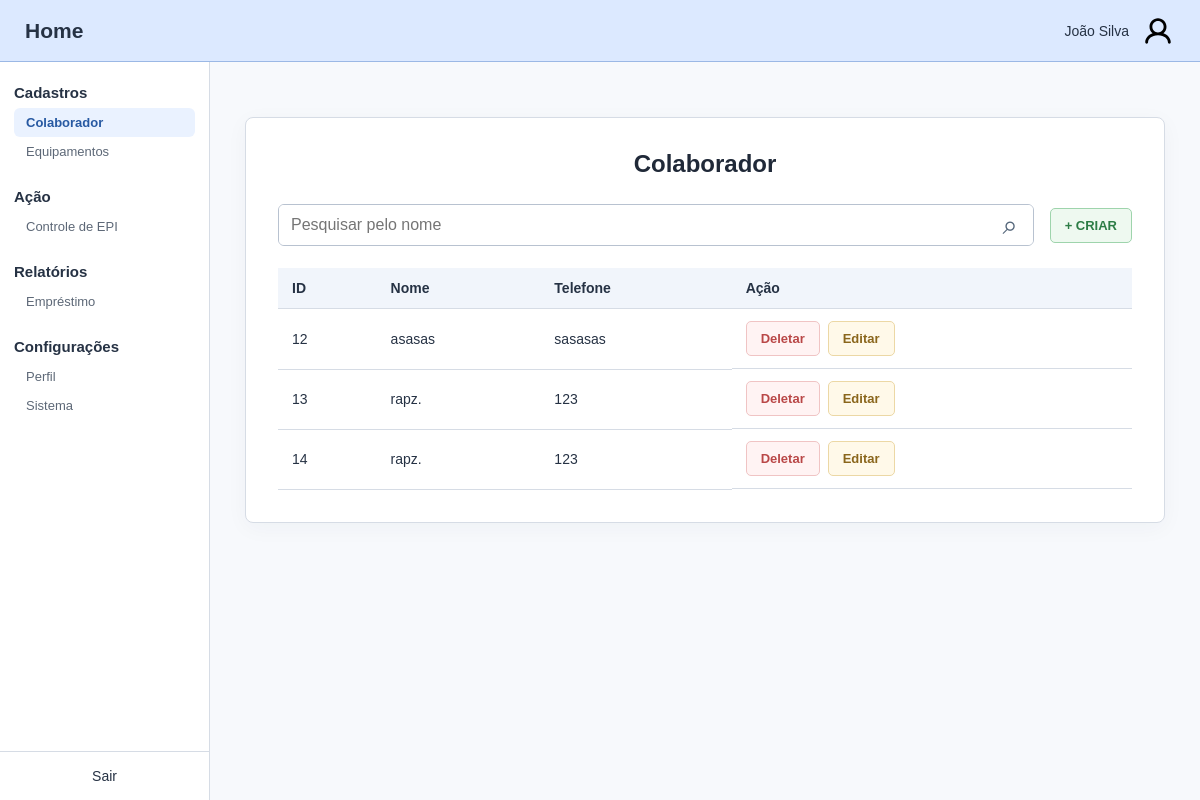
Before: /colaborators with the older database file.
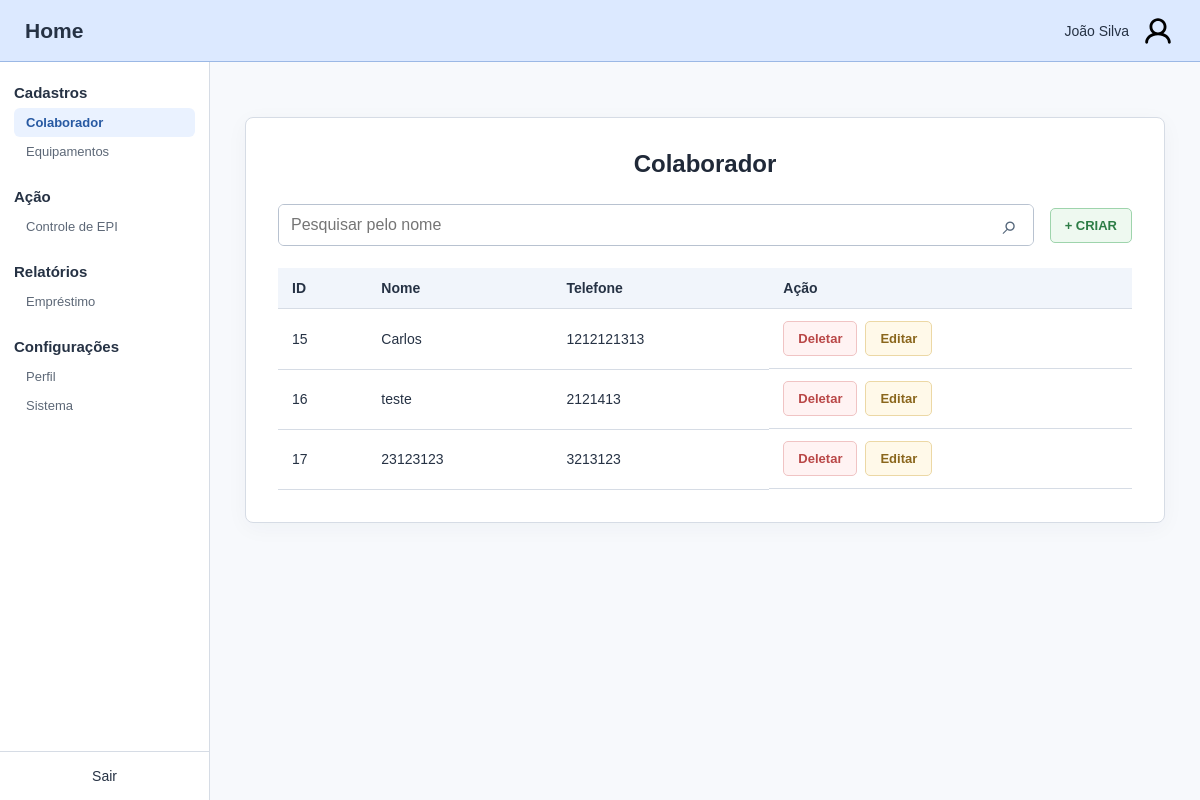
After: the same page with the newer database file.
### nucleo/models.py (models this page shows, shortened)
class Colaborador(models.Model):
    nome = models.CharField(max_length=30, null=False, blank=False)
    telefone = models.CharField(max_length=30)

### nucleo/views.py (the view)
# urls.py: 2. Add a URL to urlpatterns:  path('', views.home, name='home')
def home(req):
    pesquisa = req.GET.get('pesquisa', '').strip()
    colaboradores = Colaborador.objects.all()
    if pesquisa:
        colaboradores = colaboradores.filter(nome__icontains=pesquisa)
    return render(req, 'nucleo/index.html', {
        'colaboradores': colaboradores,
        'pesquisa': pesquisa,
    })

### nucleo/templates/nucleo/index.html (shortened to what this page needs)
{% extends 'nucleo/base.html' %}
{% block content %}
<section class="content-card">
    <h1>Colaborador</h1>
    <div class="toolbar">
        <form class="search-form" method="get" action="{% url 'nucleo-inicial' %}">
            <input type="search" name="pesquisa" value="{{ pesquisa }}" placeholder="Pesquisar pelo nome" aria-label="Pesquisar pelo nome">
            <button class="search-button" type="submit" aria-label="Pesquisar">⌕</button>
        </form>
        <a class="button button-create" href="{% url 'nucleo-criar' %}">+ CRIAR</a>
    </div>
    <div class="table-scroll">
        <table class="collaborator-table">
            <thead><tr><th>ID</th><th>Nome</th><th>Telefone</th><th>Ação</th></tr></thead>
            <tbody>
                {% for colaborador in colaboradores %}
                <tr>
                    <td>{{ colaborador.id }}</td>
                    <td>{{ colaborador.nome }}</td>
                    <td>{{ colaborador.telefone|default:"—" }}</td>
                    <td class="table-actions"><a class="button button-delete" href="{% url 'nucleo-excluir' colaborador.id %}">Deletar</a><a class="button button-edit" href="{% url 'nucleo-editar' colaborador.id %}">Editar</a></td>
                </tr>
                {% empty %}
                <tr><td colspan="4" class="empty-state">Nenhum colaborador encontrado.</td></tr>
                {% endfor %}
            </tbody>
        </table>
    </div>
</section>
{% endblock %}

### nucleo/templates/nucleo/base.html (shortened to what this page needs)
{% load static %}
<!DOCTYPE html>
<html lang="pt-BR">
<head>
    <link rel="stylesheet" href="{% static 'css/style.css' %}">
</head>
<body>
    {% include 'nucleo/partials/header.html' %}
    <div class="app-layout">
        {% include 'nucleo/partials/sidebar.html' %}
        <main class="main-content">
            {% block content %}{% endblock %}
        </main>
    </div>
</body>
</html>

### nucleo/templates/nucleo/partials/header.html
{% load static %}
<header class="site-header">
    <a class="site-title" href="{% url 'nucleo-inicial' %}">Home</a>
    <div class="profile"><span>João Silva</span><img src="{% static 'imgs/user-icon.svg' %}" alt="Ícone de usuário"></div>
</header>

### nucleo/templates/nucleo/partials/sidebar.html
<aside class="sidebar" aria-label="Menu lateral">
    <nav class="sidebar-menu">
        <div class="menu-group">
            <h2>Cadastros</h2>
            <a href="{% url 'nucleo-inicial' %}" class="menu-link active">Colaborador</a>
            <a href="{% url 'equipamentos-inicial' %}" class="menu-link">Equipamentos</a>
        </div>
        <div class="menu-group">
            <h2>Ação</h2>
            <a class="menu-link">Controle de EPI</a>
        </div>
        <div class="menu-group">
            <h2>Relatórios</h2>
            <a class="menu-link">Empréstimo</a>
        </div>
        <div class="menu-group">
            <h2>Configurações</h2>
            <a class="menu-link">Perfil</a>
            <a class="menu-link">Sistema</a>
        </div>
    </nav>
    <span class="sidebar-exit">Sair</span>
</aside>

### nucleo/static/css/style.css (style rules this page uses)
:root { --blue: #dce9ff; --blue-border: #9bb8e5; --text: #263244; --border: #d6dce5; --background: #f7f9fc; --green: #3e9158; --red: #b94747; }
* { box-sizing: border-box; }
body { margin: 0; font-family: Arial, sans-serif; color: var(--text); background: var(--background); }
a { color: inherit; text-decoration: none; }
button, input { font: inherit; }
.site-header { height: 62px; display: flex; align-items: center; justify-content: space-between; padding: 0 25px; background: var(--blue); border-bottom: 1px solid var(--blue-border); }
.site-title { font-size: 21px; font-weight: bold; }
.profile { display: flex; align-items: center; gap: 12px; font-size: 14px; }
.profile img { width: 34px; height: 34px; }
.app-layout { display: flex; min-height: calc(100vh - 62px); }
.sidebar { width: 210px; flex-shrink: 0; display: flex; flex-direction: column; justify-content: space-between; background: #fff; border-right: 1px solid var(--border); }
.sidebar-menu { padding: 22px 14px; }
.menu-group { margin-bottom: 22px; }
.menu-group h2 { font-size: 15px; margin: 0 0 7px; }
.menu-link { display: block; padding: 7px 12px; font-size: 13px; color: #5d6877; border-radius: 6px; cursor: default; }
.menu-link.active { background: #eaf2ff; color: #2759a2; font-weight: bold; }
.sidebar-exit { text-align: center; border-top: 1px solid var(--border); padding: 16px; font-size: 14px; }
.main-content { flex: 1; min-width: 0; padding: 55px 35px; display: flex; justify-content: center; align-items: flex-start; }
.content-card { width: 100%; max-width: 920px; padding: 32px; background: #fff; border: 1px solid var(--border); border-radius: 8px; box-shadow: 0 5px 22px #25334b0a; }
.content-card h1 { margin: 0 0 26px; font-size: 24px; text-align: center; color: #202938; }
.toolbar { display: flex; gap: 16px; margin-bottom: 22px; align-items: center; }
.search-form { flex: 1; display: flex; min-width: 0; border: 1px solid #b8c2d0; border-radius: 6px; overflow: hidden; }
.search-form input { width: 100%; min-width: 0; padding: 11px 12px; border: 0; outline: 0; }
.search-button { border: 0; background: #fff; padding: 0 15px; cursor: pointer; font-size: 27px; color: #536579; }
.button { display: inline-flex; align-items: center; justify-content: center; padding: 9px 14px; border-radius: 5px; border: 1px solid transparent; cursor: pointer; font-size: 13px; font-weight: bold; white-space: nowrap; }
.button-create { background: #eef9f0; color: #2d7d46; border-color: #9ed4ac; }
.table-scroll { overflow-x: auto; }
.collaborator-table { width: 100%; border-collapse: collapse; font-size: 14px; }
.collaborator-table th { background: #f1f5fb; text-align: left; }
.collaborator-table th, .collaborator-table td { padding: 12px 14px; border-bottom: 1px solid var(--border); }
.table-actions { display: flex; gap: 8px; }
.button-delete { color: var(--red); background: #fff3f3; border-color: #f0c4c4; }
.button-edit { color: #8a661c; background: #fff9e9; border-color: #ecd8a5; }

Changed rows visible on the page:
removed Colaborador: id "12", nome "asasas", telefone "sasasas"
removed Colaborador: id "13", nome "rapz.", telefone "123"
removed Colaborador: id "14", nome "rapz.", telefone "123"
added Colaborador: id "15", nome "Carlos", telefone "1212121313"
added Colaborador: id "16", nome "teste", telefone "2121413"
added Colaborador: id "17", nome "23123123", telefone "3213123"
